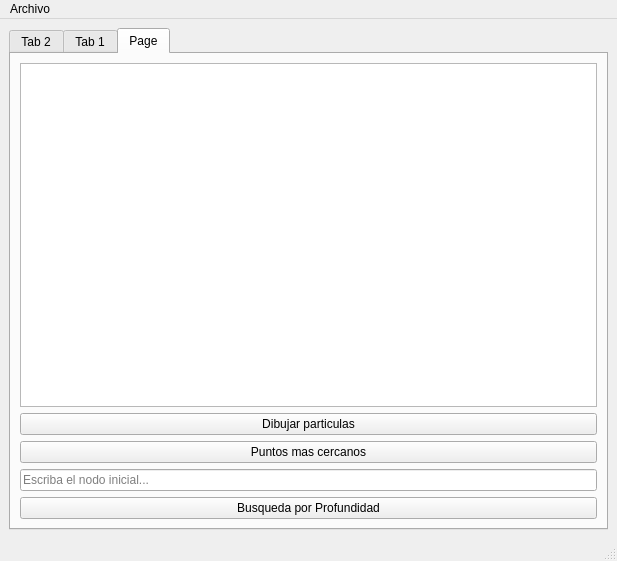
<?xml version="1.0" encoding="UTF-8"?>
<ui version="4.0">
 <class>MainWindow</class>
 <widget class="QMainWindow" name="MainWindow">
  <property name="geometry">
   <rect>
    <x>0</x>
    <y>0</y>
    <width>617</width>
    <height>561</height>
   </rect>
  </property>
  <property name="windowTitle">
   <string>MainWindow</string>
  </property>
  <widget class="QWidget" name="centralwidget">
   <layout class="QGridLayout" name="gridLayout">
    <item row="2" column="1">
     <widget class="QTabWidget" name="tabWidget">
      <property name="currentIndex">
       <number>2</number>
      </property>
      <widget class="QWidget" name="tab_2">
       <attribute name="title">
        <string>Tab 2</string>
       </attribute>
       <layout class="QGridLayout" name="gridLayout_2">
        <item row="13" column="2">
         <widget class="QPushButton" name="pushButton_3">
          <property name="text">
           <string>AgregarFinal</string>
          </property>
         </widget>
        </item>
        <item row="13" column="1">
         <widget class="QPushButton" name="pushButton">
          <property name="text">
           <string>AgregarInicio</string>
          </property>
         </widget>
        </item>
        <item row="3" column="0">
         <widget class="QLineEdit" name="lineEdit_2"/>
        </item>
        <item row="10" column="0">
         <widget class="QLabel" name="label_7">
          <property name="text">
           <string>Green</string>
          </property>
         </widget>
        </item>
        <item row="8" column="0">
         <widget class="QLabel" name="label_5">
          <property name="text">
           <string>Red</string>
          </property>
         </widget>
        </item>
        <item row="13" column="0">
         <widget class="QLineEdit" name="lineEdit_6"/>
        </item>
        <item row="11" column="0">
         <widget class="QLineEdit" name="lineEdit_7"/>
        </item>
        <item row="2" column="0">
         <widget class="QLabel" name="label_2">
          <property name="text">
           <string>Voltaje</string>
          </property>
         </widget>
        </item>
        <item row="6" column="0">
         <widget class="QLabel" name="label_4">
          <property name="text">
           <string>Posicion Y</string>
          </property>
         </widget>
        </item>
        <item row="12" column="0">
         <widget class="QLabel" name="label_6">
          <property name="text">
           <string>Blue</string>
          </property>
         </widget>
        </item>
        <item row="9" column="0">
         <widget class="QLineEdit" name="lineEdit_5"/>
        </item>
        <item row="1" column="1" rowspan="10" colspan="3">
         <widget class="QPlainTextEdit" name="plainTextEdit"/>
        </item>
        <item row="4" column="0">
         <widget class="QLabel" name="label_3">
          <property name="text">
           <string>Posicion X</string>
          </property>
         </widget>
        </item>
        <item row="1" column="0">
         <widget class="QLineEdit" name="lineEdit"/>
        </item>
        <item row="5" column="0">
         <widget class="QLineEdit" name="lineEdit_3"/>
        </item>
        <item row="13" column="3">
         <widget class="QPushButton" name="pushButton_2">
          <property name="text">
           <string>Mostrar</string>
          </property>
         </widget>
        </item>
        <item row="7" column="0">
         <widget class="QLineEdit" name="lineEdit_4"/>
        </item>
        <item row="0" column="0">
         <widget class="QLabel" name="label">
          <property name="text">
           <string>ID</string>
          </property>
         </widget>
        </item>
       </layout>
      </widget>
      <widget class="QWidget" name="tab">
       <attribute name="title">
        <string>Tab 1</string>
       </attribute>
       <layout class="QGridLayout" name="gridLayout_3">
        <item row="0" column="0">
         <widget class="QTableWidget" name="tableWidget">
          <column>
           <property name="text">
            <string>ID</string>
           </property>
          </column>
          <column>
           <property name="text">
            <string>Voltaje</string>
           </property>
          </column>
          <column>
           <property name="text">
            <string>Posicion X</string>
           </property>
          </column>
          <column>
           <property name="text">
            <string>Posicion Y</string>
           </property>
          </column>
          <column>
           <property name="text">
            <string>Red</string>
           </property>
          </column>
          <column>
           <property name="text">
            <string>Green</string>
           </property>
          </column>
          <column>
           <property name="text">
            <string>Blue</string>
           </property>
          </column>
         </widget>
        </item>
        <item row="6" column="0">
         <widget class="QPushButton" name="pushButton_5">
          <property name="text">
           <string>Mostrar Todo</string>
          </property>
         </widget>
        </item>
        <item row="3" column="0">
         <widget class="QPushButton" name="pushButton_7">
          <property name="text">
           <string>Ordenar por ID</string>
          </property>
         </widget>
        </item>
        <item row="2" column="0">
         <widget class="QLineEdit" name="lineEdit_8">
          <property name="contextMenuPolicy">
           <enum>Qt::DefaultContextMenu</enum>
          </property>
          <property name="inputMask">
           <string/>
          </property>
          <property name="text">
           <string/>
          </property>
          <property name="maxLength">
           <number>32767</number>
          </property>
          <property name="placeholderText">
           <string>Escribe el ID...</string>
          </property>
         </widget>
        </item>
        <item row="5" column="0">
         <widget class="QPushButton" name="pushButton_4">
          <property name="text">
           <string>Buscar</string>
          </property>
         </widget>
        </item>
        <item row="4" column="0">
         <widget class="QPushButton" name="pushButton_8">
          <property name="text">
           <string>Ordenar por Voltaje</string>
          </property>
         </widget>
        </item>
       </layout>
      </widget>
      <widget class="QWidget" name="tab_3">
       <property name="enabled">
        <bool>true</bool>
       </property>
       <attribute name="title">
        <string>Page</string>
       </attribute>
       <layout class="QVBoxLayout" name="verticalLayout">
        <item>
         <widget class="QGraphicsView" name="graphicsView"/>
        </item>
        <item>
         <widget class="QPushButton" name="pushButton_6">
          <property name="text">
           <string>Dibujar particulas</string>
          </property>
         </widget>
        </item>
        <item>
         <widget class="QPushButton" name="pushButton_10">
          <property name="text">
           <string>Puntos mas cercanos</string>
          </property>
         </widget>
        </item>
        <item>
         <widget class="QLineEdit" name="lineEdit_9">
          <property name="placeholderText">
           <string>Escriba el nodo inicial...</string>
          </property>
         </widget>
        </item>
        <item>
         <widget class="QPushButton" name="pushButton_9">
          <property name="text">
           <string>Busqueda por Profundidad</string>
          </property>
         </widget>
        </item>
       </layout>
      </widget>
     </widget>
    </item>
   </layout>
  </widget>
  <widget class="QMenuBar" name="menubar">
   <property name="geometry">
    <rect>
     <x>0</x>
     <y>0</y>
     <width>617</width>
     <height>25</height>
    </rect>
   </property>
   <widget class="QMenu" name="menuArchivo">
    <property name="title">
     <string>Archivo</string>
    </property>
    <addaction name="actionOpen"/>
    <addaction name="actionSave"/>
   </widget>
   <addaction name="menuArchivo"/>
  </widget>
  <widget class="QStatusBar" name="statusbar"/>
  <action name="actionOpen">
   <property name="text">
    <string>Open</string>
   </property>
  </action>
  <action name="actionSave">
   <property name="text">
    <string>Save</string>
   </property>
  </action>
 </widget>
 <resources/>
 <connections/>
</ui>
